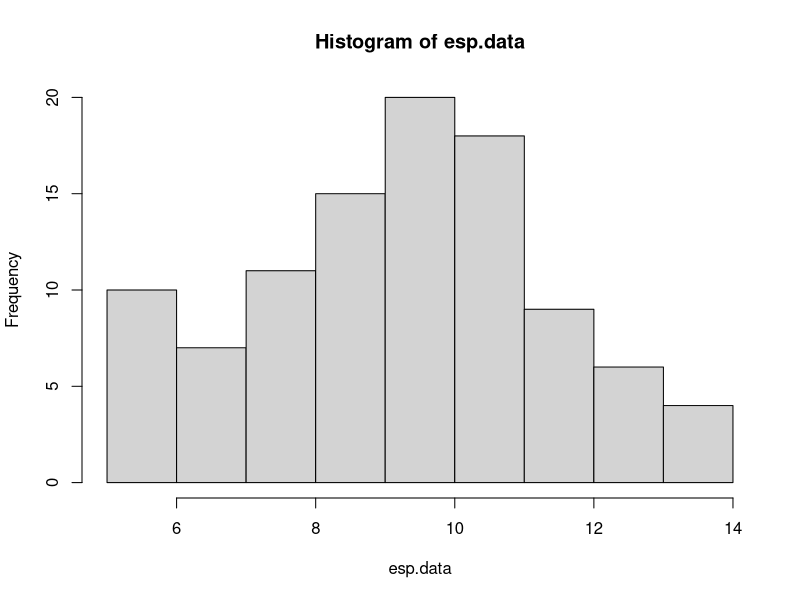
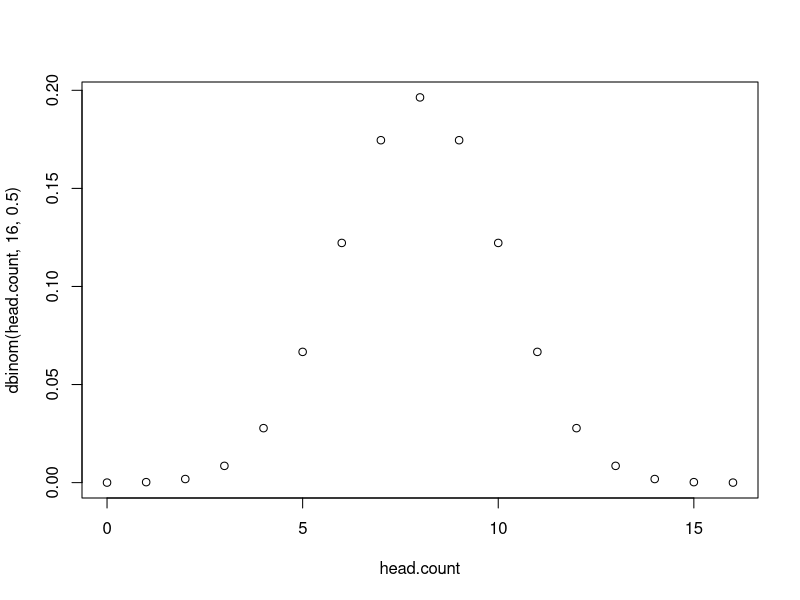
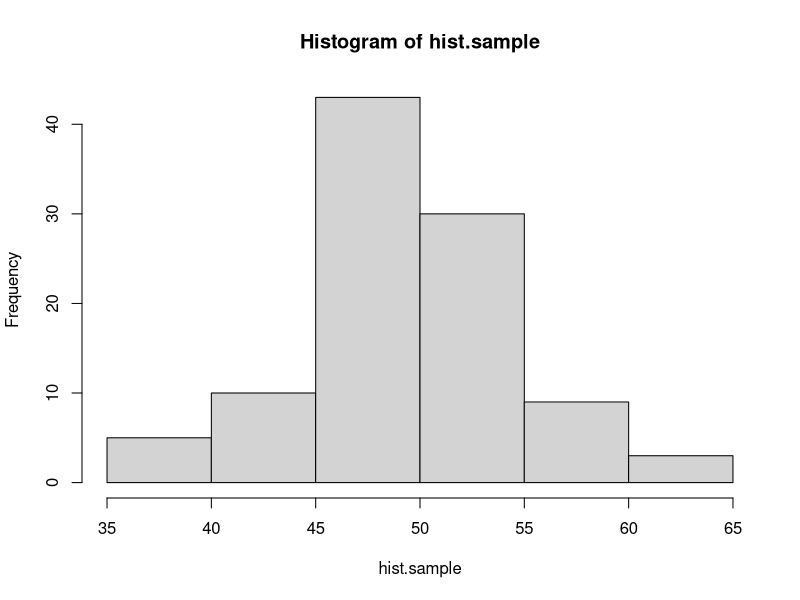
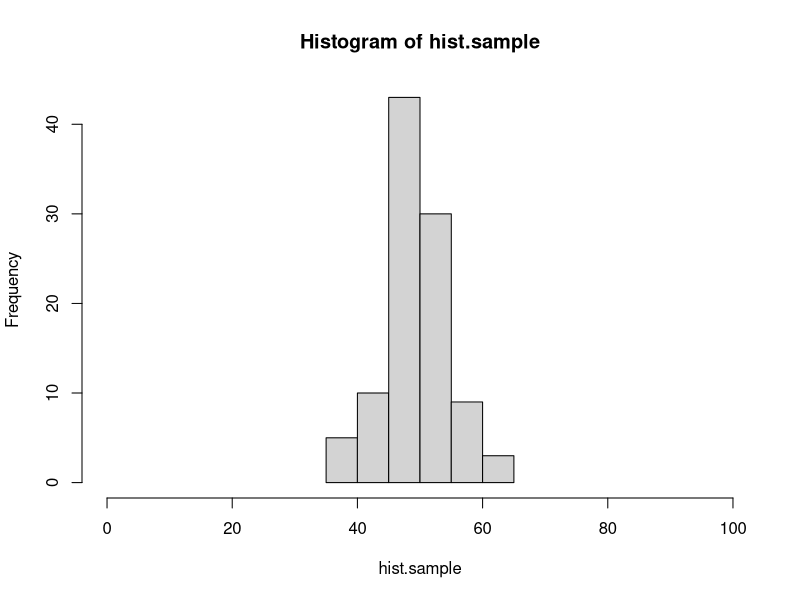
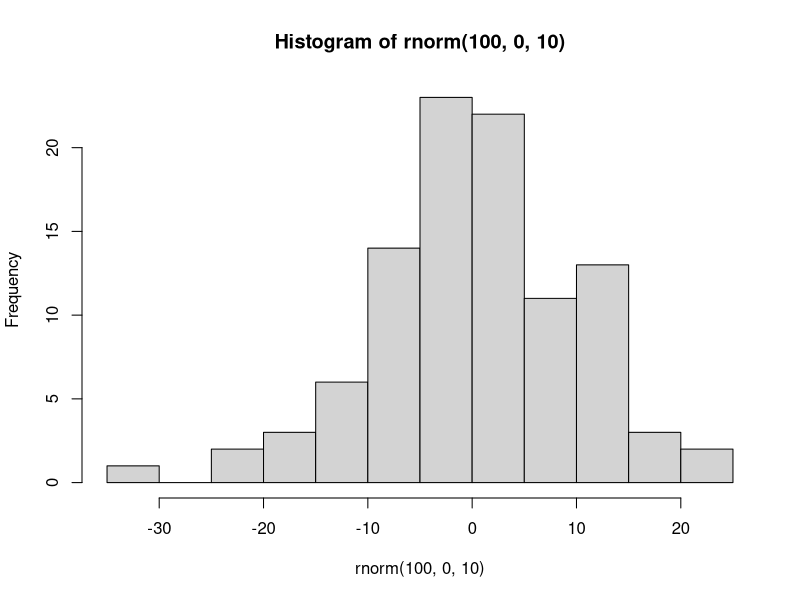
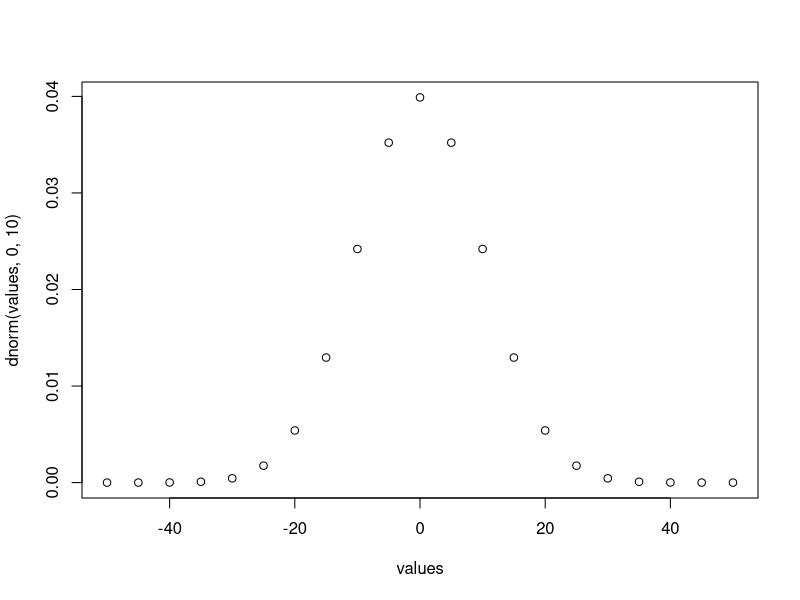

Recreate these plots in R, in order.
#### practice with probability distributions ####

# calculating the likelihood requires understanding how to work
# with probability distributions. let's start with the binomial
# distribution.

# the binomial distribution describes the number of "success" in
# some number of "trials" given some probability of success. it 
# is the "coin flipping" distribution. 

# in R, we can draw a sample from a binomial distribution with rbinom()
# this isn't the first time you've seen rbinom, but here it is again, 
# with the parameters spelled out. you can try changing these to explore
# how the function works.

number.of.samples <- 2
number.of.trials.per.sample <- 10
probability.of.success <- 0.7

rbinom(number.of.samples, number.of.trials.per.sample, probability.of.success)

# below, use rbinom to create sample data for the following scenario.
# an experiment tests whether subjects have ESP. 100 subjects are each given
# the opportunity to predict whether a randomly generated number is odd or even.
# each subject makes 20 guesses.
# of course, ESP doesn't exist, so the probability of a successful guess is 0.50.
# store the result in a vector called esp.data

esp.data <- rbinom(100, 20, 0.5)

# a quick way to visualize a distribution is with the hist() function:
hist(esp.data)

# what if we want to know the probability of someone getting exactly 10 guesses
# correct out of 20, if they are randomly guessing? for that we use the density
# function of the binomial: dbinom()

value.to.check <- 10
number.of.trials <- 20
probability.of.success <- 0.5

dbinom(value.to.check, number.of.trials, probability.of.success)

# use dbinom to find out the probability of someone answering 87 out of 100
# questions correctly, if they have a 0.9 probability of giving a correct answer
# for each individual question.

dbinom(87,100,0.9)

# with dbinom, you can use a vector as the first argument, to check the probability
# of multiple values at the same time:

values <- c(3, 4, 5)
dbinom(values, 8, 0.5)

# using this shortcut, *plot* the full distribution (probability mass function)
# for flipping 16 fair coins, counting the total number of heads.
# hint: create one vector for the different possible outcomes
#       then use dbinom to calculate the probability of all of the elements in the vector

head.count <- c(0,1,2,3,4,5,6,7,8,9,10,11,12,13,14,15,16)
plot(head.count, dbinom(head.count, 16, 0.5))


# quick detour #

# here's a quick tip about plot() or hist()
# if you want to change the range on the x-axis, you can use the xlim argument:

hist.sample <- rbinom(100, 100, 0.5)
hist(hist.sample)
hist(hist.sample, xlim=c(0,100)) # compare this plot to the line above.

# the normal distribution ##

# normal (gaussian) distributions are characterized by two parameters: mean and standard deviation
# the mean is the the location of the peak of the distribution, and the sd controls the width.
# the smaller the sd, the more peaked the distribution is in the center.

# like the binomial, there are rnorm() and dnorm() functions.

# generate 100 samples from a normal distribution with mean 0 and standard deviation 10.
# then use hist() to create a histogram of these samples.

hist(rnorm(100, 0,10))

# now plot the probability density function of this distribution.
# use the same strategy as you did above with the binomial to find the density of the normal
# distribution with mean 0 and sd 10 for values between -50 and 50. the distribution is continuous
# so, choose a reasonably small step size between values (remember the seq() function).

values <- seq(-50, 50, by=5)
plot(values, dnorm(values, 0, 10))

#### practice calculating likelihoods ####

# here's some data from 10 participants in an ESP experiment like the one described
# above. each subject had 20 guesses. the number of correct guesses is reported.

esp.practice.data <- data.frame(subject=1:10, n.correct=c(11,10,6,10,6,12,10,8,9,11))

# calculate the likelihood (regular, not log) for this data for three different values
# of the probability of success parameter: 0.4, 0.5, and 0.6.
# hint: prod() will multiple all elements of a vector together.

four.probs<- prod(dbinom(esp.practice.data$n.correct, 20, 0.4))
five.probs <- prod(dbinom(esp.practice.data$n.correct, 20, 0.5))
six.probs <- prod(dbinom(esp.practice.data$n.correct, 20, 0.6))


# which parameter value of those options is most likely?
# 0.5 is the most likely parameter because it reflects that the participants were guessing
# with a 50/50 chance of accuracy. The other parameters reflect biases one way or the other.

# here is a sample of response times for a single subject from a rapid decision making experiment.
rt.sample <- c(391.5845, 411.9970, 358.6373, 505.3099, 616.2892, 481.0751, 422.3132, 511.7213, 205.2692, 522.3433, 370.1850,
               517.4617, 332.3344, 316.8760, 395.5431, 231.7831, 399.8646, 238.9064, 299.7924, 474.7512, 271.6326, 423.4861,
               379.7867, 212.7789, 233.8291, 472.4591, 534.2131, 453.9655, 408.3443, 352.3001)

# calculate the **log** likelihood for this data assuming that it is generated by a normal
# distribution for each of the following parameters. 
# hint: sum() adds the numbers in a vector. log() is the natural log function, or log=T for dnorm().

# 1) mean 350, sd 50
sum(dnorm(rt.sample, 350, 50, log=T))
# -222.2521

# 2) mean 400, sd 50
sum(dnorm(rt.sample, 400, 50, log=T))
# -212.3154

# 3) mean 450, sd 50
sum(dnorm(rt.sample, 450, 50, log=T))
# -232.3787

# 4) mean 350, sd 100
sum(dnorm(rt.sample, 350, 100, log=T))
# -185.0541

# 5) mean 400, sd 100
sum(dnorm(rt.sample, 400, 100, log=T))
# -182.5699

# 6) mean 450, sd 100
sum(dnorm(rt.sample, 450, 100, log=T))
# -187.5857

# which parameter set has the highest likelihood?

# mean of 400 and sd of 100, with a likelihood of -182.5699

# here is a set of data for a subject in a categorization experiment, modeled with GCM.
# calculate the log likelihood of the parameters in the model (which i am not showing you).
# the point here is to know what to do when the model gives you a predicted probability
# of a response, and the data is either that response or not that response.
# hint: add a new column indicating the likelihood of each response, using mapply. then convert to log and add.
# if you do this correctly, the answer is -10.84249.

gcm.practice.data <- data.frame(correct.response = c(T, T, T, T, F, T, T, F, T, T, T, F, F, T, T, F, T, T, T, T),
                                gcm.probability.correct = c(0.84, 0.80, 0.84, 0.80, 0.79, 0.86, 0.89, 0.87, 0.69, 0.85, 0.75,
                                                            0.74, 0.82, 0.85, 0.87, 0.69, 0.83, 0.87, 0.80, 0.76))

# answer needed here.

#### maximum likelihood estimation ####

# the same search strategies we used for parameter fitting with rmse can be used with likelihoods,
# including grid search.

# here are the number of correct responses each subject gave in an experiment in which they had to
# decide if two images were the same or different. there were 40 trials for each subject
same.diff.data <- c(32, 29, 31, 34, 26, 29, 31, 34, 29, 31, 30, 29, 31, 34, 33, 27, 32, 29, 29, 27)

# we can model this experiment's data as 40 coin flips for each subject. use grid search to plot the likelihood
# function for values of theta (probability of a correct response) between 0.5 and 0.9, in steps of 0.01.
# start by writing a function that calculates the likelihood (not log) for the entire set of data given a value of theta.

# answer needed here.

# then use sapply to run the function for each possible value of theta in the set. use seq() to generate the
# set of possible values. plot the set of values on the x axis and the corresponding likelihoods on the y axis.

# answer needed here.

# the "true" underlying value i used to generate the data was 0.75. does that match up with the grid search?

## mle with optim()

# in this section, you'll do model recovery for a descriptive model of the linear relationship 
# between two continuous variables.

# let's assume that variable y is a linear function of variable x, such that:
# y = 4 + 0.8x

# create a vector of x values from 0 to 100, and the corresponding vector of y values,
# then plot these with x values on the x axis, and y values on the y axis.

# answer needed here.

# now let's assume that the relationship between x and y isn't perfect. there's a bit of random
# noise. add a random sample from a normal distribution with mean 0 and sd 10 to each y value.
# hint: there are 101 y values, so you need 101 samples.

# answer needed here.

# plot the data again, with the new noisy y values.

# answer needed here.

# there are three parameter values that control this plot,
# the intercept of the line: 4
# the slope of the line: 0.8
# the sd of the normal distribution: 10

# say that we observe a point of data, x = 20 and y = 27.
# the linear equation, y <- 4 + 0.8*x, predicts that when x is 20 y should also be 20.
4 + 0.8*20

# our model of this data assumes that the relationship is not perfect.
# we assume that there is noise so that when x is 20, the most likely value of y should be 4 + 0.8*x,
# but other values of y are possible. we describe the probability of different values of y with a normal
# distribution. when x is 20, then the normal distribution of y values is centered on 20, because the line
# says that y is 4 + 0.8x. using the normal distribution is helpful because it gives us a way to quantify
# how likely a value of 19 is compared to a value of 16, when x is 20.

# here's an example
x.observed <- 20
y.predicted <- 4 + 0.8*x.observed

# to find out the probability of y.observed=20, use dnorm()
# the mean of the normal distribution should be y.predicted (the distribution is centered on the line)
# and the sd of the normal is a parameter we will estimate, but for the demo below, is set to 10.
y.observed <- 20
dnorm(y.observed, y.predicted, 10)

# write the code to see how likely it is that y will be 33 when x is 29? (assuming sd = 10)
# the correct answer is 0.03371799...

# answer needed here.

# now generalize your solution to compute the likelihood of each value of y that you generated above.
# in other words, write the code that takes a vector of x and y values, and returns the probability
# of each pair given that the relationship between x and y is y <- 4 + 0.8*x and the normal distribution has an sd of 10.

# answer needed here.

# now generalize your solution one step further. write a function that takes in a vector of parameters,
# where parameters[1] is the intercept, parameters[2] is the slope, and parameters[3] is the sd of the normal,
# and returns the total **negative log likelihood**. remember, we want the negative log likelihood because
# optim() will find the set of parameters that minimizes a function.

# answer needed here.

# use optim() and Nelder-Mead to search for the best fitting parameters. remember to ensure that sd > 0
# and return NA if it is not.

# answer needed here.

# finally, plot the best fitting line on your points by using the abline() function, and the parameters that optim() found.

# answer needed here.